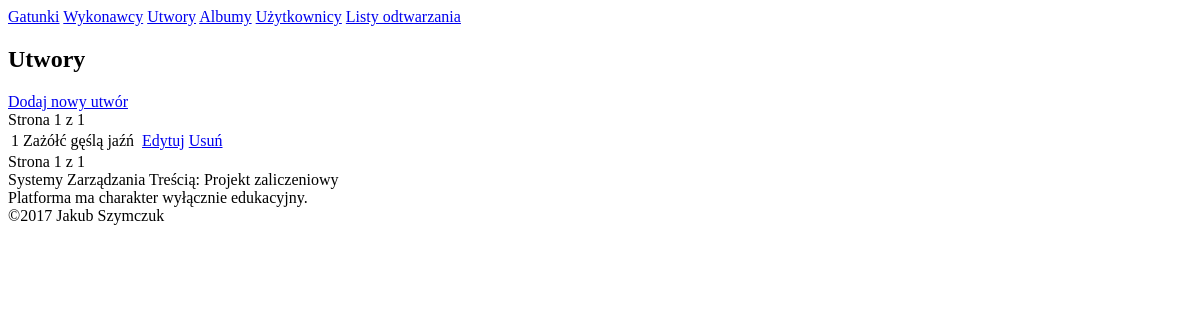
Page /cms/song/7/7/ on the earlier database version.
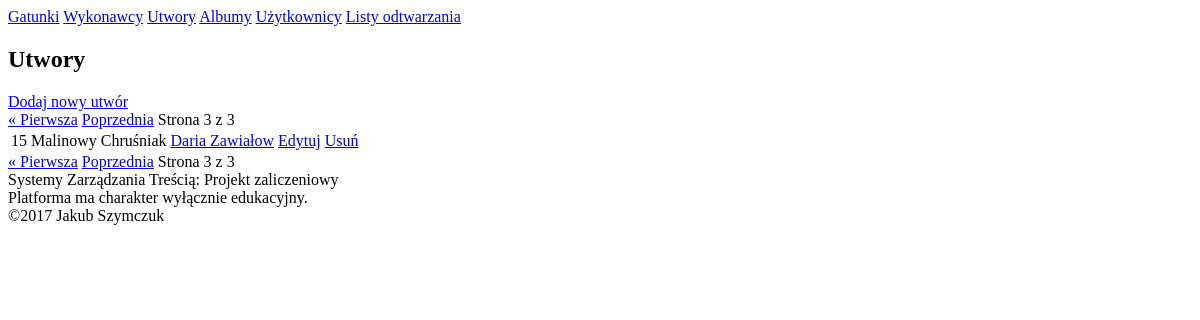
Same page on the later database version.
### tunefy_cms/models.py (models this page shows, shortened)
class Song(Model):
    title = CharField(max_length=64)
    artists = ManyToManyField(Artist, blank=True, related_name='artists+')
    audio = FileField(upload_to=path_and_rename('songs'), blank=True)

class ImageThumbModel(Model):
    image = ImageField(blank=True)
    thumb = ImageField(null=True, blank=True)
    class Meta:
        abstract = True
    def __init__(self, *args, **kwargs):
        super(ImageThumbModel, self).__init__(*args, **kwargs)

class Artist(ImageThumbModel):
    name = CharField(max_length=50)
    description = CharField(max_length=1024, blank=True)
    image = ImageField(upload_to=path_and_rename('artists'), blank=True)
    thumb = ImageField(upload_to=path_and_rename('artists/thumbs'), null=True, blank=True)
    def __str__(self):
        return self.name
    class Meta:
        ordering = ('name',)

### tunefy_cms/views/song.py (the view)
# urls.py: path('',              views.index,    name='index'  )
def index(request, page_number=1, page_size=default_page_size):
    context = get_paginated_context(Song.objects.all(), page_number, page_size)
    return render(request, 'tunefy_cms/song/index.html', context)

### tunefy_cms/templates/tunefy_cms/song/index.html (shortened to what this page needs)
{% extends 'tunefy_cms/layout.html' %}
{% block page_headline %}
    <h2>{% block title %}Utwory{% endblock %}</h2>
{% endblock %}
{% block content %}
    <a href="{% url 'song.create' %}">Dodaj nowy utwór</a>
    {% if results %}
        {% include 'tunefy_cms/pagination.html' with url_action='song.index' page_size=page_size prev_page=prev_page current_page=current_page next_page=next_page total_pages=total_pages %}
        <table>
            {% for song in results %}
                <tr>
                    <td>{{ first_index|add:forloop.counter }}</td>
                    <td>{{ song.title }}</td>
                    <td>
                        {% for artist in song.artists.all %}
                            <a href="{% url 'artist.edit' artist.id %}">{{ artist }}</a>
                        {% endfor %}
                    </td>
                    <td><a href="{% url 'song.edit' song.id %}">Edytuj</a></td>
                    <td><a href="{% url 'song.delete' song.id %}">Usuń</a></td>
                </tr>
            {% endfor %}
        </table>
        {% include 'tunefy_cms/pagination.html' with url_action='song.index' page_size=page_size prev_page=prev_page current_page=current_page next_page=next_page total_pages=total_pages %}
    {% else %}
        <h2>Brak utworów.</h2>
    {% endif %}
{% endblock %}

Differences in the rows shown:
no longer on this page (row edited): Song: counter "1", title "Zażółć gęślą jaźń"
added Song: counter "15", title "Malinowy Chruśniak"
added Artist: name "Daria Zawiałow"
Other differences:
{{ current_page }}: "1 1" → "3 3"
{{ total_pages }}: "1 1" → "3 3"
text now shown: "« Pierwsza « Pierwsza Poprzednia Poprzednia"
